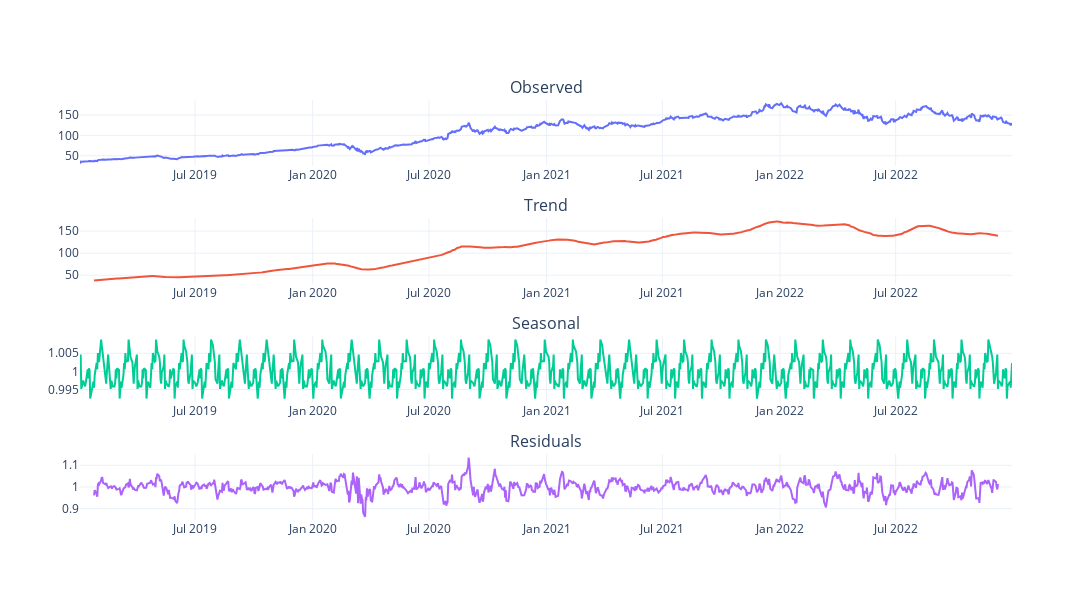

The notebook cell this image was saved under:
### Code cell
from plotly.subplots import make_subplots
from statsmodels.tsa.seasonal import DecomposeResult, seasonal_decompose

def plot_seasonal_decompose(result:DecomposeResult, dates:pd.Series=None, title:str="Seasonal Decomposition"):
    x_values = dates if dates is not None else np.arange(len(result.observed))
    return (
        make_subplots(
            rows=4,
            cols=1,
            subplot_titles=["Observed", "Trend", "Seasonal", "Residuals"],
        )
        .add_trace(
            go.Scatter(x=x_values, y=result.observed, mode="lines", name='Observed'),
            row=1,
            col=1,
        )
        .add_trace(
            go.Scatter(x=x_values, y=result.trend, mode="lines", name='Trend'),
            row=2,
            col=1,
        )
        .add_trace(
            go.Scatter(x=x_values, y=result.seasonal, mode="lines", name='Seasonal'),
            row=3,
            col=1,
        )
        .add_trace(
            go.Scatter(x=x_values, y=result.resid, mode="lines", name='Residual'),
            row=4,
            col=1,
        )
        .update_layout(
            height=600, width=1200, showlegend=False,
        )
    )
    
decomposition = seasonal_decompose(data['Close'], model='multiplicative', period=30)
fig = plot_seasonal_decompose(decomposition, dates=data['Date'])
fig.show()

### Figure 1 — Plotly figure (JSON) as saved in the notebook; plotly's stock layout.template omitted (floating-point values rounded to 4 significant figures; data arrays with more than 128 entries replaced by an {"elided": "..."} marker saying what was removed)
{"data": [{"mode": "lines", "name": "Observed", "type": "scatter", "x": {"elided": "1008 str values"}, "xaxis": "x", "y": {"elided": "1008 float values"}, "yaxis": "y"}, {"mode": "lines", "name": "Trend", "type": "scatter", "x": {"elided": "1008 str values"}, "xaxis": "x2", "y": {"elided": "1008 float values"}, "yaxis": "y2"}, {"mode": "lines", "name": "Seasonal", "type": "scatter", "x": {"elided": "1008 str values"}, "xaxis": "x3", "y": {"elided": "1008 float values"}, "yaxis": "y3"}, {"mode": "lines", "name": "Residual", "type": "scatter", "x": {"elided": "1008 str values"}, "xaxis": "x4", "y": {"elided": "1008 float values"}, "yaxis": "y4"}], "layout": {"annotations": [{"font": {"size": 16}, "showarrow": false, "text": "Observed", "x": 0.5, "xanchor": "center", "xref": "paper", "y": 1, "yanchor": "bottom", "yref": "paper"}, {"font": {"size": 16}, "showarrow": false, "text": "Trend", "x": 0.5, "xanchor": "center", "xref": "paper", "y": 0.7188, "yanchor": "bottom", "yref": "paper"}, {"font": {"size": 16}, "showarrow": false, "text": "Seasonal", "x": 0.5, "xanchor": "center", "xref": "paper", "y": 0.4375, "yanchor": "bottom", "yref": "paper"}, {"font": {"size": 16}, "showarrow": false, "text": "Residuals", "x": 0.5, "xanchor": "center", "xref": "paper", "y": 0.1562, "yanchor": "bottom", "yref": "paper"}], "height": 600, "showlegend": false, "width": 1200, "xaxis": {"anchor": "y", "domain": [0, 1]}, "xaxis2": {"anchor": "y2", "domain": [0, 1]}, "xaxis3": {"anchor": "y3", "domain": [0, 1]}, "xaxis4": {"anchor": "y4", "domain": [0, 1]}, "yaxis": {"anchor": "x", "domain": [0.8438, 1]}, "yaxis2": {"anchor": "x2", "domain": [0.5625, 0.7188]}, "yaxis3": {"anchor": "x3", "domain": [0.2812, 0.4375]}, "yaxis4": {"anchor": "x4", "domain": [0, 0.1562]}}}
